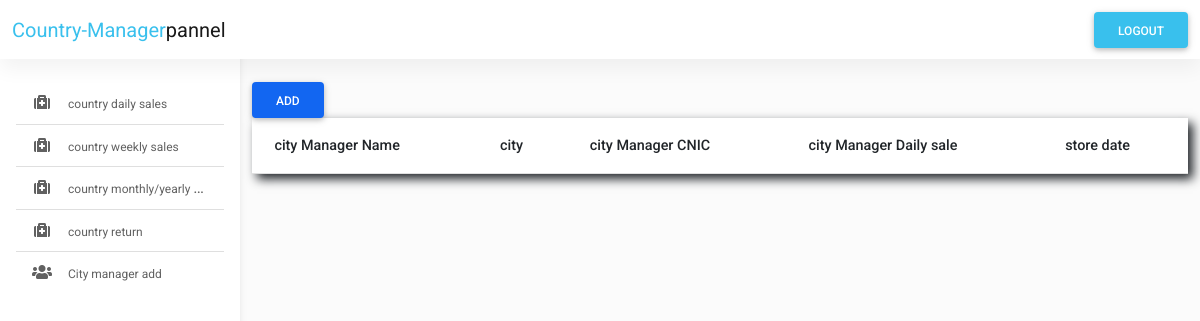
The app's page /country_manager/index.php (signed in), older data.
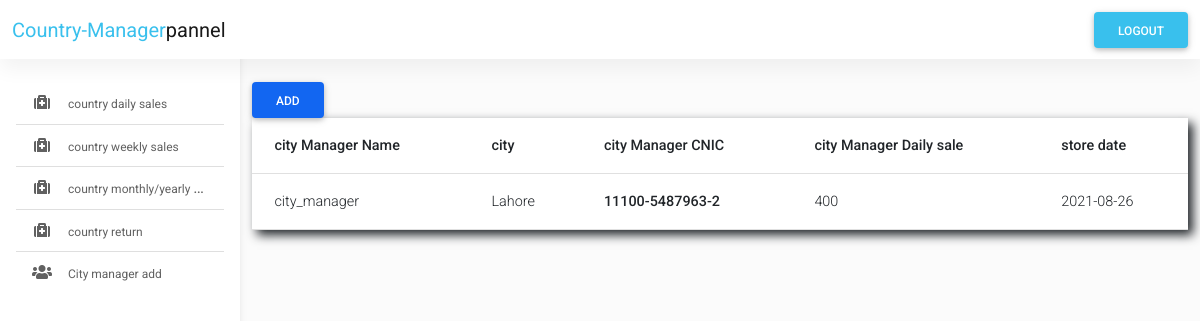
The same page, newer data.
### tables this page shows
CREATE TABLE `country_manager_daily_reord` (
  `id` int(11) NOT NULL,
  `city_manager_id` int(250) NOT NULL,
  `citymanager_cnic` text NOT NULL,
  `c_m_name` text NOT NULL,
  `city` text NOT NULL,
  `city_m_daily_sale` int(250) NOT NULL,
  `created_at` date NOT NULL DEFAULT current_timestamp()
);

### country_manager/index.php (the view, shortened to what this page needs)
<?php
include "./layouts/header.php";
include "./layouts/navbar.php";
?>
<main style="margin-top: 58px">
  <div class="container pt-4">
    <section>
      <div class="row">
        <div class="col-xl-12 col-sm-10 col-12 mb-4">
          <button type="button" class="btn btn-primary" data-mdb-toggle="modal" data-mdb-target="#exampleModal">
            Add
          </button>
          <table class="table">
            <thead>
              <tr>
                <th scope="col">city Manager Name</th>
                <th scope="col">city </th>
                <th scope="col">city Manager CNIC</th>
                <th scope="col">city Manager Daily sale</th>
                <th scope="col">store date</th>
              </tr>
            </thead>
            <tbody>
            <?php
                        $sql = "SELECT * FROM country_manager_daily_reord where city_manager_id='$_SESSION[id]'";
                        $result = $connect->query($sql);
                        if ($result->num_rows > 0) {
                            while ($row = $result->fetch_assoc()) {
                            ?>
                                <tr>
                                  <td><?php echo $row['c_m_name']; ?></td>
                                  <td><?php echo $row['city']; ?></td>
                                    <th scope="row"><?php echo $row['citymanager_cnic']; ?></th>
                                    <td><?php echo $row['city_m_daily_sale']; ?></td>
                                    <td><?php echo $row['created_at']; ?></td>
                                </tr>
                    <?php
                            }
                        }
                    ?>
            </tbody>
          </table>
        </div>
      </div>
    </section>
  </div>
</main>
<?php
include "./layouts/footer.php";
?>

Row changes from the older to the newer data that the page shows:
added country_manager_daily_reord: c_m_name "city_manager", city "Lahore", citymanager_cnic "11100-5487963-2", city_m_daily_sale "400", created_at "2021-08-26"
